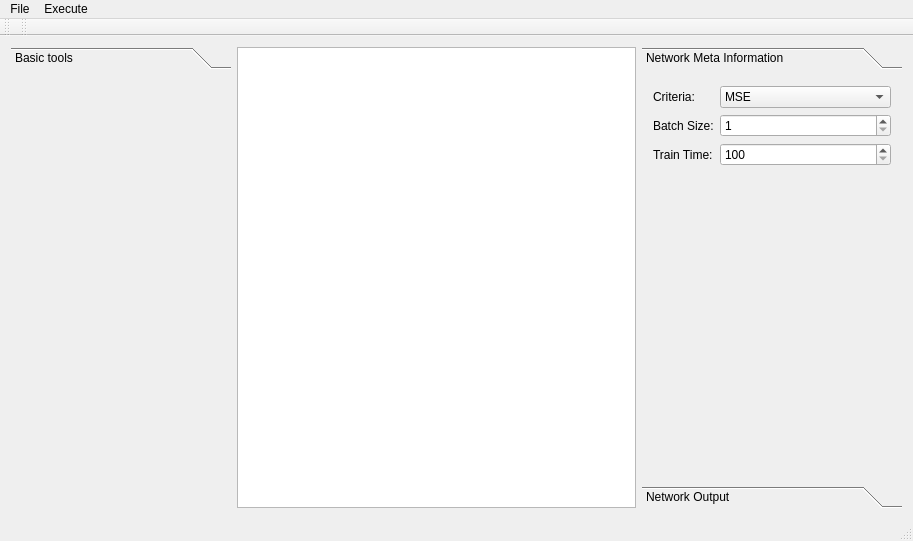
<?xml version="1.0" encoding="UTF-8"?>
<ui version="4.0">
 <class>MainWindow</class>
 <widget class="QMainWindow" name="MainWindow">
  <property name="geometry">
   <rect>
    <x>0</x>
    <y>0</y>
    <width>913</width>
    <height>541</height>
   </rect>
  </property>
  <property name="sizePolicy">
   <sizepolicy hsizetype="Maximum" vsizetype="Maximum">
    <horstretch>0</horstretch>
    <verstretch>0</verstretch>
   </sizepolicy>
  </property>
  <property name="windowTitle">
   <string>FudanDNN</string>
  </property>
  <property name="dockOptions">
   <set>QMainWindow::AllowTabbedDocks|QMainWindow::AnimatedDocks</set>
  </property>
  <widget class="QWidget" name="centralWidget">
   <layout class="QHBoxLayout" name="horizontalLayout">
    <item>
     <widget class="QToolBox" name="unitToolBox">
      <property name="sizePolicy">
       <sizepolicy hsizetype="Maximum" vsizetype="Ignored">
        <horstretch>0</horstretch>
        <verstretch>0</verstretch>
       </sizepolicy>
      </property>
      <property name="minimumSize">
       <size>
        <width>220</width>
        <height>0</height>
       </size>
      </property>
      <property name="currentIndex">
       <number>0</number>
      </property>
      <widget class="QWidget" name="basicUnitBox">
       <property name="geometry">
        <rect>
         <x>0</x>
         <y>0</y>
         <width>220</width>
         <height>440</height>
        </rect>
       </property>
       <attribute name="label">
        <string>Basic tools</string>
       </attribute>
      </widget>
     </widget>
    </item>
    <item>
     <widget class="QGraphicsView" name="graphicsView">
      <property name="minimumSize">
       <size>
        <width>0</width>
        <height>0</height>
       </size>
      </property>
     </widget>
    </item>
    <item>
     <widget class="QToolBox" name="settingBox">
      <property name="minimumSize">
       <size>
        <width>260</width>
        <height>0</height>
       </size>
      </property>
      <property name="maximumSize">
       <size>
        <width>250</width>
        <height>16777215</height>
       </size>
      </property>
      <property name="currentIndex">
       <number>0</number>
      </property>
      <widget class="QWidget" name="networkMetaInformation">
       <property name="geometry">
        <rect>
         <x>0</x>
         <y>0</y>
         <width>260</width>
         <height>414</height>
        </rect>
       </property>
       <property name="cursor">
        <cursorShape>ArrowCursor</cursorShape>
       </property>
       <attribute name="label">
        <string>Network Meta Information</string>
       </attribute>
       <layout class="QFormLayout" name="formLayout">
        <item row="0" column="0">
         <widget class="QLabel" name="networkCriteriaComboLabel">
          <property name="text">
           <string>Criteria:</string>
          </property>
         </widget>
        </item>
        <item row="0" column="1">
         <widget class="QComboBox" name="networkCriteriaComboBox">
          <item>
           <property name="text">
            <string>MSE</string>
           </property>
          </item>
          <item>
           <property name="text">
            <string>Softmax</string>
           </property>
          </item>
         </widget>
        </item>
        <item row="1" column="0">
         <widget class="QLabel" name="networkBatchSizeSpinBoxLabel">
          <property name="text">
           <string>Batch Size:</string>
          </property>
         </widget>
        </item>
        <item row="1" column="1">
         <widget class="QSpinBox" name="networkBatchSizeSpinBox">
          <property name="minimum">
           <number>1</number>
          </property>
          <property name="maximum">
           <number>1000</number>
          </property>
         </widget>
        </item>
        <item row="2" column="0">
         <widget class="QLabel" name="networkTrainingTimesSpinBoxLabel">
          <property name="text">
           <string>Train Time:</string>
          </property>
         </widget>
        </item>
        <item row="2" column="1">
         <widget class="QSpinBox" name="networkTrainingTimesSpinBox">
          <property name="minimum">
           <number>100</number>
          </property>
          <property name="maximum">
           <number>2147483647</number>
          </property>
         </widget>
        </item>
       </layout>
      </widget>
      <widget class="QWidget" name="networkOutput">
       <property name="geometry">
        <rect>
         <x>0</x>
         <y>0</y>
         <width>122</width>
         <height>205</height>
        </rect>
       </property>
       <attribute name="label">
        <string>Network Output</string>
       </attribute>
       <layout class="QVBoxLayout" name="verticalLayout">
        <item>
         <widget class="QPushButton" name="startTrainingBtn">
          <property name="text">
           <string>Start Training</string>
          </property>
         </widget>
        </item>
        <item>
         <widget class="QPushButton" name="startPredictingBtn">
          <property name="enabled">
           <bool>false</bool>
          </property>
          <property name="text">
           <string>Start Predicting</string>
          </property>
         </widget>
        </item>
        <item>
         <widget class="QPushButton" name="pauseTrainingBtn">
          <property name="text">
           <string>Pause</string>
          </property>
         </widget>
        </item>
        <item>
         <widget class="QPushButton" name="abortTrainingBtn">
          <property name="text">
           <string>Abort</string>
          </property>
         </widget>
        </item>
        <item>
         <widget class="QTextEdit" name="networkOutputText">
          <property name="verticalScrollBarPolicy">
           <enum>Qt::ScrollBarAlwaysOn</enum>
          </property>
          <property name="horizontalScrollBarPolicy">
           <enum>Qt::ScrollBarAlwaysOn</enum>
          </property>
          <property name="undoRedoEnabled">
           <bool>false</bool>
          </property>
          <property name="lineWrapMode">
           <enum>QTextEdit::NoWrap</enum>
          </property>
          <property name="readOnly">
           <bool>true</bool>
          </property>
         </widget>
        </item>
       </layout>
      </widget>
     </widget>
    </item>
   </layout>
  </widget>
  <widget class="QMenuBar" name="menuBar">
   <property name="geometry">
    <rect>
     <x>0</x>
     <y>0</y>
     <width>913</width>
     <height>23</height>
    </rect>
   </property>
   <widget class="QMenu" name="menuFile">
    <property name="title">
     <string>File</string>
    </property>
    <addaction name="actionOpenNetwork"/>
    <addaction name="actionSaveNetwork"/>
    <addaction name="separator"/>
    <addaction name="actionExit"/>
   </widget>
   <widget class="QMenu" name="menuExecute">
    <property name="title">
     <string>Execute</string>
    </property>
    <addaction name="actionResetNetwork"/>
    <addaction name="actionResetItemsPosition"/>
   </widget>
   <addaction name="menuFile"/>
   <addaction name="menuExecute"/>
  </widget>
  <widget class="QToolBar" name="mainToolBar">
   <attribute name="toolBarArea">
    <enum>TopToolBarArea</enum>
   </attribute>
   <attribute name="toolBarBreak">
    <bool>false</bool>
   </attribute>
  </widget>
  <widget class="QStatusBar" name="statusBar"/>
  <widget class="QToolBar" name="toolBar">
   <property name="minimumSize">
    <size>
     <width>200</width>
     <height>0</height>
    </size>
   </property>
   <property name="windowTitle">
    <string>toolBar</string>
   </property>
   <attribute name="toolBarArea">
    <enum>TopToolBarArea</enum>
   </attribute>
   <attribute name="toolBarBreak">
    <bool>false</bool>
   </attribute>
  </widget>
  <action name="actionOpenNetwork">
   <property name="text">
    <string>Open Network</string>
   </property>
  </action>
  <action name="actionSaveNetwork">
   <property name="text">
    <string>Save Network</string>
   </property>
  </action>
  <action name="actionExit">
   <property name="text">
    <string>Exit</string>
   </property>
  </action>
  <action name="actionTrain">
   <property name="text">
    <string>Train</string>
   </property>
  </action>
  <action name="actionOutputGraph">
   <property name="text">
    <string>Output Graph</string>
   </property>
  </action>
  <action name="actionResetItemsPosition">
   <property name="text">
    <string>Reset Items Position</string>
   </property>
  </action>
  <action name="actionCompileNetwork">
   <property name="text">
    <string>Compile Network</string>
   </property>
  </action>
  <action name="actionResetNetwork">
   <property name="text">
    <string>Clear Network</string>
   </property>
  </action>
 </widget>
 <layoutdefault spacing="6" margin="11"/>
 <resources>
  <include location="networkeditor.qrc"/>
 </resources>
 <connections>
  <connection>
   <sender>actionExit</sender>
   <signal>triggered()</signal>
   <receiver>MainWindow</receiver>
   <slot>close()</slot>
   <hints>
    <hint type="sourcelabel">
     <x>-1</x>
     <y>-1</y>
    </hint>
    <hint type="destinationlabel">
     <x>414</x>
     <y>270</y>
    </hint>
   </hints>
  </connection>
 </connections>
</ui>
